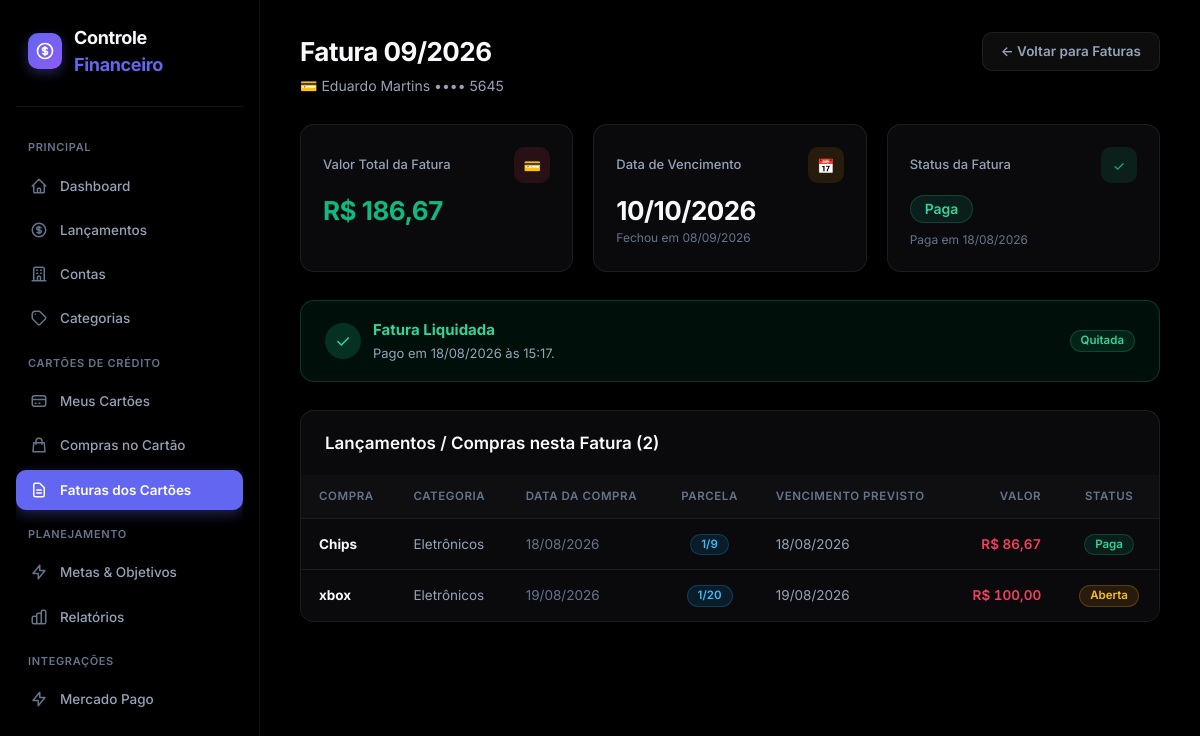
Screenshot of /faturas-cartao/fatura/1 with the database file from the repository.
### models/fatura_cartao.py (models this page shows, shortened)
class FaturaCartao(db.Model):
    __tablename__ = "faturas_cartao"
    id = db.Column(
        db.Integer,
        primary_key=True
    )
    cartao_id = db.Column(
        db.Integer,
        db.ForeignKey(
            "cartoes.id"
        ),
        nullable=False
    )
    mes_referencia = db.Column(
        db.Integer,
        nullable=False
    )
    ano_referencia = db.Column(
        db.Integer,
        nullable=False
    )
    data_fechamento = db.Column(
        db.Date,
        nullable=False
    )
    data_vencimento = db.Column(
        db.Date,
        nullable=False
    )
    valor_total = db.Column(
        db.Numeric(12, 2),
        nullable=False,
        default=0
    )
    status = db.Column(
        db.String(20),
        nullable=False,
        default="aberta"
    )
    data_pagamento = db.Column(
        db.DateTime,
        nullable=True
    )
    criado_em = db.Column(
        db.DateTime,
        default=datetime.utcnow
    )
    cartao = db.relationship(
        "Cartao",
        back_populates="faturas"
    )
    parcelas = db.relationship(
        "ParcelaCartao",
        back_populates="fatura"
    )

### models/cartao.py (models this page shows, shortened)
class Cartao(db.Model):
    __tablename__ = "cartoes"
    id = db.Column(
        db.Integer,
        primary_key=True
    )
    nome = db.Column(
        db.String(100),
        nullable=False
    )
    banco = db.Column(
        db.String(100),
        nullable=False
    )
    ultimos_digitos = db.Column(
        db.String(4),
        nullable=True
    )
    limite = db.Column(
        db.Numeric(12, 2),
        nullable=False,
        default=0
    )
    dia_fechamento = db.Column(
        db.Integer,
        nullable=False
    )
    dia_vencimento = db.Column(
        db.Integer,
        nullable=False
    )
    ativo = db.Column(
        db.Boolean,
        nullable=False,
        default=True
    )
    criado_em = db.Column(
        db.DateTime,
        default=datetime.utcnow
    )
    faturas = db.relationship(
        "FaturaCartao",
        back_populates="cartao",
        cascade="all, delete-orphan"
    )

### models/parcela_cartao.py (models this page shows, shortened)
class ParcelaCartao(db.Model):
    __tablename__ = "parcelas_cartao"
    id = db.Column(
        db.Integer,
        primary_key=True
    )
    compra_id = db.Column(
        db.Integer,
        db.ForeignKey(
            "compras_cartao.id"
        ),
        nullable=False
    )
    fatura_id = db.Column(
        db.Integer,
        db.ForeignKey(
            "faturas_cartao.id"
        ),
        nullable=True
    )
    numero = db.Column(
        db.Integer,
        nullable=False
    )
    total_parcelas = db.Column(
        db.Integer,
        nullable=False
    )
    valor = db.Column(
        db.Numeric(12, 2),
        nullable=False
    )
    data_prevista = db.Column(
        db.Date,
        nullable=False
    )
    status = db.Column(
        db.String(20),
        nullable=False,
        default="aberta"
    )
    pago = db.Column(
        db.Boolean,
        nullable=False,
        default=False
    )
    data_pagamento = db.Column(
        db.DateTime,
        nullable=True
    )
    criado_em = db.Column(
        db.DateTime,
        default=datetime.utcnow
    )
    compra = db.relationship(
        "CompraCartao",
        back_populates="parcelas_relacionadas"
    )
    fatura = db.relationship(
        "FaturaCartao",
        back_populates="parcelas"
    )

### models/compra_cartao.py (models this page shows, shortened)
class CompraCartao(db.Model):
    __tablename__ = "compras_cartao"
    id = db.Column(
        db.Integer,
        primary_key=True
    )
    descricao = db.Column(
        db.String(200),
        nullable=False
    )
    valor_total = db.Column(
        db.Numeric(12, 2),
        nullable=False
    )
    data_compra = db.Column(
        db.Date,
        nullable=False
    )
    parcelas = db.Column(
        db.Integer,
        nullable=False,
        default=1
    )
    cartao_id = db.Column(
        db.Integer,
        db.ForeignKey("cartoes.id"),
        nullable=False
    )
    categoria_id = db.Column(
        db.Integer,
        db.ForeignKey("categorias.id"),
        nullable=False
    )
    observacao = db.Column(
        db.Text,
        nullable=True
    )
    criado_em = db.Column(
        db.DateTime,
        default=datetime.utcnow
    )
    cartao = db.relationship(
        "Cartao",
        backref="compras"
    )
    categoria = db.relationship(
        "Categoria",
        backref="compras_cartao"
    )
    parcelas_relacionadas = db.relationship(
        "ParcelaCartao",
        back_populates="compra",
        cascade="all, delete-orphan",
        order_by="ParcelaCartao.numero"
    )

### models/categoria.py (models this page shows, shortened)
class Categoria(db.Model):
    __tablename__ = "categorias"
    id = db.Column(
        db.Integer,
        primary_key=True
    )
    nome = db.Column(
        db.String(100),
        nullable=False
    )
    tipo = db.Column(
        db.String(20),
        nullable=False
    )
    ativa = db.Column(
        db.Boolean,
        default=True
    )
    lancamentos = db.relationship(
        "Lancamento",
        back_populates="categoria",
        lazy=True
    )

### routes/faturas_cartao.py (the view)
@faturas_cartao_bp.route(
    "/fatura/<int:id>"
)
def detalhes(id):
    fatura = FaturaCartao.query.get_or_404(
        id
    )
    parcelas = sorted(
        fatura.parcelas,
        key=lambda parcela: (
            parcela.data_prevista,
            parcela.numero
        )
    )
    contas = (
        Conta.query
        .filter_by(
            ativa=True
        )
        .order_by(
            Conta.nome
        )
        .all()
    )
    return render_template(
        "fatura_cartao_detalhes.html",
        fatura=fatura,
        parcelas=parcelas,
        contas=contas
    )

### app.py (called while the page is built)
def formatar_moeda(valor):
    try:
        valor = float(
            valor or 0
        )
    except (
        TypeError,
        ValueError
    ):
        valor = 0.0
    negativo = valor < 0
    valor = abs(
        valor
    )
    texto = f"{valor:,.2f}"
    texto = (
        texto
        .replace(",", "X")
        .replace(".", ",")
        .replace("X", ".")
    )
    if negativo:
        texto = "-" + texto
    return texto

### templates/fatura_cartao_detalhes.html (shortened to what this page needs)
{% extends "base.html" %}
{% block content %}
<div class="page-header">
    <div class="page-header-content">
        <h1>Fatura {{ "%02d"|format(fatura.mes_referencia) }}/{{ fatura.ano_referencia }}</h1>
        <p>💳 {{ fatura.cartao.nome }} {% if fatura.cartao.ultimos_digitos %}•••• {{ fatura.cartao.ultimos_digitos }}{% endif %}</p>
    </div>
    <div class="page-header-actions">
        <a href="{{ url_for('faturas_cartao.faturas_cartao', cartao_id=fatura.cartao.id) }}" class="btn btn-secondary">
            ← Voltar para Faturas
        </a>
    </div>
</div>
<div class="cards" style="grid-template-columns: repeat(3, 1fr);">
    <div class="card">
        <div class="card-header-line">
            <span class="card-title">Valor Total da Fatura</span>
            <div class="card-icon danger">💳</div>
        </div>
        <strong class="card-value {% if fatura.status == 'paga' %}valor-positivo{% else %}valor-negativo{% endif %}">
            R$ {{ fatura.valor_total|moeda }}
        </strong>
    </div>
    <div class="card">
        <div class="card-header-line">
            <span class="card-title">Data de Vencimento</span>
            <div class="card-icon warning">📅</div>
        </div>
        <strong class="card-value valor-destaque">
            {{ fatura.data_vencimento.strftime("%d/%m/%Y") }}
        </strong>
        <span class="card-subtext">Fechou em {{ fatura.data_fechamento.strftime("%d/%m/%Y") }}</span>
    </div>
    <div class="card">
        <div class="card-header-line">
            <span class="card-title">Status da Fatura</span>
            <div class="card-icon {% if fatura.status == 'paga' %}success{% else %}warning{% endif %}">
                {% if fatura.status == 'paga' %}✓{% else %}⏳{% endif %}
            </div>
        </div>
        <div>
            {% if fatura.status == 'paga' %}
                <span class="badge badge-success" style="font-size: 14px; padding: 6px 14px;">Paga</span>
                {% if fatura.data_pagamento %}
                    <span class="card-subtext" style="display: block;">Paga em {{ fatura.data_pagamento.strftime("%d/%m/%Y") }}</span>
                {% endif %}
            {% else %}
                <span class="badge badge-pendente" style="font-size: 14px; padding: 6px 14px;">Em Aberto</span>
                <span class="card-subtext" style="display: block;">Aguardando liquidação</span>
            {% endif %}
        </div>
    </div>
</div>
{% if fatura.status != "paga" %}
<div class="panel" style="background: linear-gradient(135deg, rgba(99, 102, 241, 0.12), rgba(17, 23, 38, 0.8)); border-color: rgba(99, 102, 241, 0.3);">
    <div style="display: flex; justify-content: space-between; align-items: flex-start; margin-bottom: 20px; flex-wrap: wrap; gap: 16px;">
        <div>
            <span style="font-size: 11px; text-transform: uppercase; letter-spacing: 0.05em; color: var(--primary); font-weight: 700; display: block; margin-bottom: 4px;">Liquidação de Fatura</span>
            <h2 style="font-size: 20px; font-weight: 700; color: var(--text-primary);">Pagar esta fatura</h2>
            <p style="font-size: 13px; color: var(--text-secondary);">O pagamento gerará automaticamente uma despesa na conta bancária escolhida e marcará as parcelas como pagas.</p>
        </div>
        <div style="text-align: right;">
            <span style="font-size: 12px; color: var(--text-muted);">Valor a Debitar</span>
            <strong style="font-size: 24px; color: var(--text-primary); display: block;">R$ {{ fatura.valor_total|moeda }}</strong>
        </div>
    </div>
    <form method="POST" action="{{ url_for('faturas_cartao.pagar', id=fatura.id) }}" onsubmit="return confirm('Confirma o pagamento desta fatura no valor de R$ {{ fatura.valor_total|moeda }}?');">
        <div style="display: flex; gap: 14px; align-items: flex-end; flex-wrap: wrap;">
            <div class="form-group" style="flex: 1; min-width: 250px; margin-bottom: 0;">
                <label for="conta_id">Debitar da conta bancária:</label>
                <select name="conta_id" id="conta_id" required style="background: #050507;">
                    <option value="">Selecione uma conta com saldo</option>
                    {% for conta in contas %}
                    <option value="{{ conta.id }}">
                        {{ conta.nome }} (Saldo disponível: R$ {{ conta.saldo_atual()|moeda }})
                    </option>
                    {% endfor %}
                </select>
            </div>
            <button type="submit" class="btn btn-primary" style="height: 42px; padding: 0 24px;">
                ✓ Confirmar Pagamento
            </button>
        </div>
    </form>
</div>
{% else %}
<div style="background: rgba(16, 185, 129, 0.08); border: 1px solid rgba(16, 185, 129, 0.25); border-radius: var(--radius-lg); padding: 18px 24px; margin-bottom: 28px; display: flex; align-items: center; justify-content: space-between;">
    <div style="display: flex; align-items: center; gap: 12px;">
        <div style="width: 36px; height: 36px; border-radius: 50%; background: rgba(16, 185, 129, 0.2); color: #34d399; display: flex; align-items: center; justify-content: center; font-size: 18px;">✓</div>
        <div>
            <strong style="color: #34d399; font-size: 15px; display: block;">Fatura Liquidada</strong>
            <span style="font-size: 13px; color: var(--text-secondary);">
                Pago em {{ fatura.data_pagamento.strftime("%d/%m/%Y às %H:%M") if fatura.data_pagamento else "data registrada" }}.
            </span>
        </div>
    </div>
    <span class="badge badge-success">Quitada</span>
</div>
{% endif %}
<div class="panel" style="padding: 0; overflow: hidden;">
    <div class="panel-header" style="padding: 20px 24px 16px; margin-bottom: 0;">
        <h2 class="panel-title">Lançamentos / Compras nesta Fatura ({{ parcelas|length }})</h2>
    </div>
    <div class="table-container" style="border: none; border-radius: 0; margin-bottom: 0;">
        <table>
            <thead>
                <tr>
                    <th>Compra</th>
                    <th>Categoria</th>
                    <th>Data da Compra</th>
                    <th style="text-align: center;">Parcela</th>
                    <th>Vencimento Previsto</th>
                    <th style="text-align: right;">Valor</th>
                    <th style="text-align: center;">Status</th>
                </tr>
            </thead>
            <tbody>
                {% for parcela in parcelas %}
                <tr>
                    <td>
                        <strong style="color: var(--text-primary);">{{ parcela.compra.descricao }}</strong>
                    </td>
                    <td style="color: var(--text-secondary);">
                        {{ parcela.compra.categoria.nome }}
                    </td>
                    <td style="color: var(--text-muted);">
                        {{ parcela.compra.data_compra.strftime("%d/%m/%Y") }}
                    </td>
                    <td style="text-align: center;">
                        <span class="badge badge-info">{{ parcela.numero }}/{{ parcela.total_parcelas }}</span>
                    </td>
                    <td style="color: var(--text-secondary); white-space: nowrap;">
                        {{ parcela.data_prevista.strftime("%d/%m/%Y") }}
                    </td>
                    <td style="text-align: right; font-weight: 600; font-variant-numeric: tabular-nums;" class="valor-negativo">
                        R$ {{ parcela.valor|moeda }}
                    </td>
                    <td style="text-align: center;">
                        {% if parcela.pago %}
                            <span class="badge badge-success">Paga</span>
                        {% else %}
                            <span class="badge badge-pendente">Aberta</span>
                        {% endif %}
                    </td>
                </tr>
                {% endfor %}
            </tbody>
        </table>
    </div>
</div>
{% endblock %}

### templates/base.html (style rules this page uses)
:root { color-scheme: dark; }
html, body, .app-layout, .main-wrapper { background-color: #000000 !important; color: #f8fafc !important; }

### rows the page displays
FaturaCartao: mes_referencia "09", ano_referencia "2026", valor_total|moeda "186,67", data_vencimento "10/10/2026", data_fechamento "08/09/2026", data_pagamento "18/08/2026", data_pagamento "18/08/2026 às 15:17"
Cartao: cartao.nome "Eduardo Martins", cartao.ultimos_digitos "5645"
ParcelaCartao: compra.descricao "Chips", compra.categoria.nome "Eletrônicos", compra.data_compra "18/08/2026", numero "1", total_parcelas "9", data_prevista "18/08/2026", valor|moeda "86,67", pago "Paga"
ParcelaCartao: compra.descricao "xbox", compra.categoria.nome "Eletrônicos", compra.data_compra "19/08/2026", numero "1", total_parcelas "20", data_prevista "19/08/2026", valor|moeda "100,00", pago "Aberta"

### other values shown
{{ parcelas|length }} "2"
